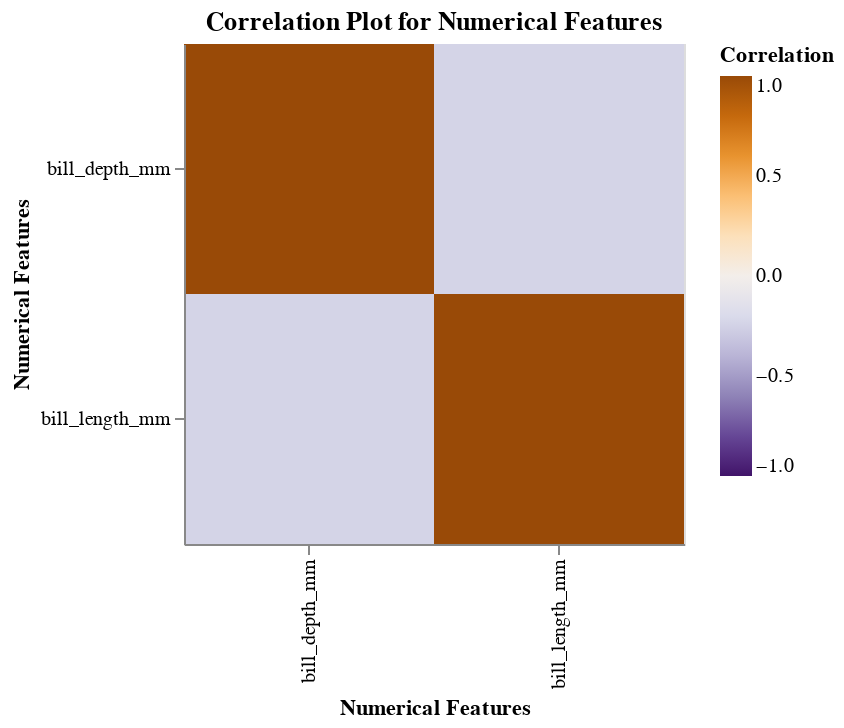

The notebook cell saved with this chart:
### Markdown cell above
## Plot Correlation
To generate the correlation plots for your data, import the `plot_corr` function from the module `snapedautility.plot_corr`.

### Code cell
from snapedautility.plot_corr import plot_corr
plot_corr(df, ["bill_length_mm", "bill_depth_mm", 'species'])

### Figure 1 — Vega-Lite specification as saved in the notebook (floating-point values rounded to 4 significant figures)
{"config": {"view": {"continuousWidth": 400, "continuousHeight": 300}}, "data": {"name": "data-2c938f07233968b4bfd6ac188d3bc417"}, "mark": "rect", "encoding": {"color": {"field": "corr", "scale": {"domain": [-1, 1], "scheme": "purpleorange"}, "title": "Correlation", "type": "quantitative"}, "tooltip": {"field": "corr", "type": "quantitative"}, "x": {"field": "level_0", "title": "Numerical Features", "type": "nominal"}, "y": {"field": "level_1", "title": "Numerical Features", "type": "nominal"}}, "height": 250, "title": "Correlation Plot for Numerical Features", "width": 250, "$schema": "https://vega.github.io/schema/vega-lite/v4.17.0.json", "datasets": {"data-2c938f07233968b4bfd6ac188d3bc417": [{"level_0": "bill_length_mm", "level_1": "bill_length_mm", "corr": 1.0, "abs": 1.0}, {"level_0": "bill_length_mm", "level_1": "bill_depth_mm", "corr": -0.2351, "abs": 0.2351}, {"level_0": "bill_depth_mm", "level_1": "bill_length_mm", "corr": -0.2351, "abs": 0.2351}, {"level_0": "bill_depth_mm", "level_1": "bill_depth_mm", "corr": 1.0, "abs": 1.0}]}}
